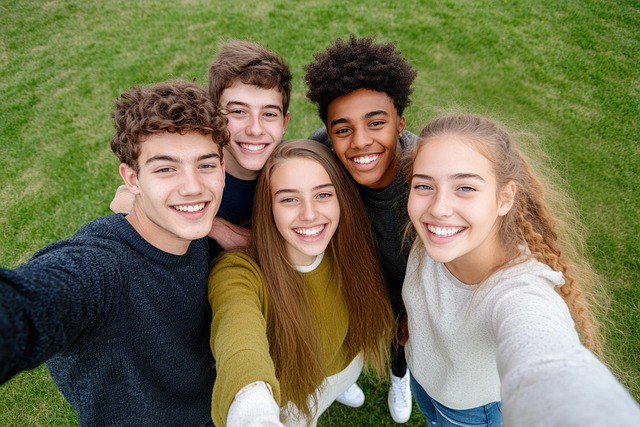
#> input picture ch20/yamu_jay-friends-selfie-9129598_640.jpg, 640 x 427 px, found by its file name
$ python opencv.py
#> lines starting #> are read from the running program, lines starting #| are printed output that depends on the picture; after the words box and inside, x2 and y2 are one past the last pixel; in counts of white or black regions, pixels touching at a corner belong together
import cv2
import matplotlib.pyplot as plt

image = cv2.imread(f'ch20\yamu_jay-friends-selfie-9129598_640.jpg')
#> image is the input picture: shape (427, 640, 3); mean B, G, R 82.3, 116.5, 118.3
face_path = cv2.data.haarcascades + 'haarcascade_frontalface_default.xml'
face_cascade = cv2.CascadeClassifier(face_path)
gray = cv2.cvtColor(image,cv2.COLOR_BGR2GRAY)
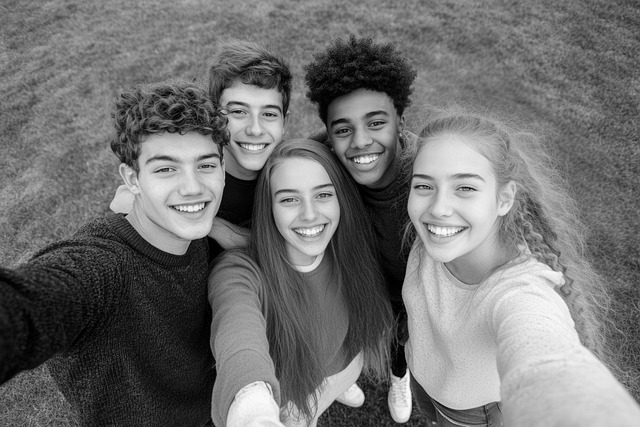
#> gray: shape (427, 640); min 0, max 253, mean 113.2
faces = face_cascade.detectMultiScale(gray,
                                      scaleFactor=1.1,
                                      minNeighbors=5,
                                      minSize=(30,30))
#> faces = [[216, 84, 77, 77], [263, 165, 86, 86], [319, 92, 86, 86], [135, 128, 102, 102], [393, 143, 110, 110]]
for (x,y,w,h) in faces :
    cv2.rectangle(image,(x,y),(x+w,y+h),(255,0,0),2)
#> this loop made 5 passes
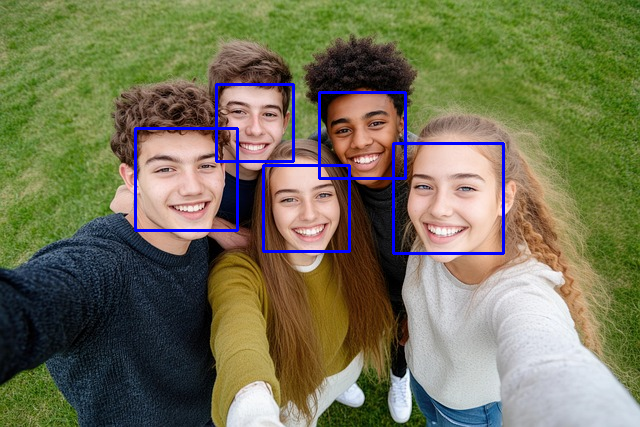
#> image: shape (427, 640, 3); 2% of pixels changed, all inside (x1, y1, x2, y2) = (134, 83, 505, 255)

cv2.imshow('face',image)
cv2.waitKey(0)
cv2.destroyAllWindows

$ run again, with ch20/sky.jpg copied over ch20/yamu_jay-friends-selfie-9129598_640.jpg
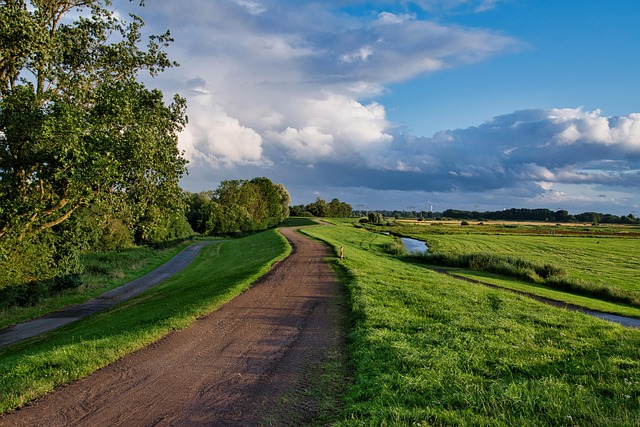
#> input picture ch20/sky.jpg, 640 x 427 px, found by its file name
#> image is the input picture: shape (427, 640, 3); mean B, G, R 91.7, 106.2, 89
#> `gray = cv2.cvtColor(image,cv2.COLOR_BGR2GRAY)`:
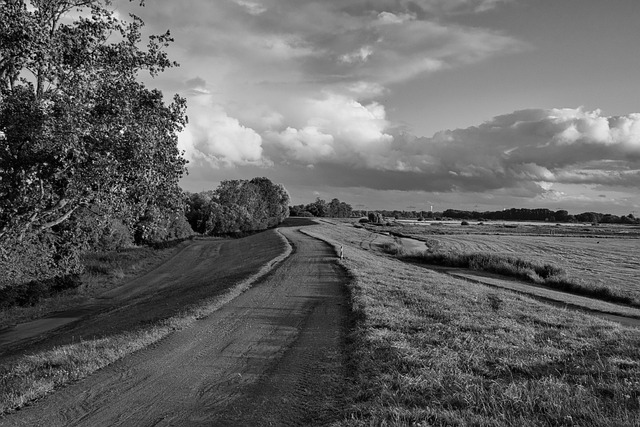
#> gray: shape (427, 640); min 0, max 252, mean 99.4
#> faces = ()
